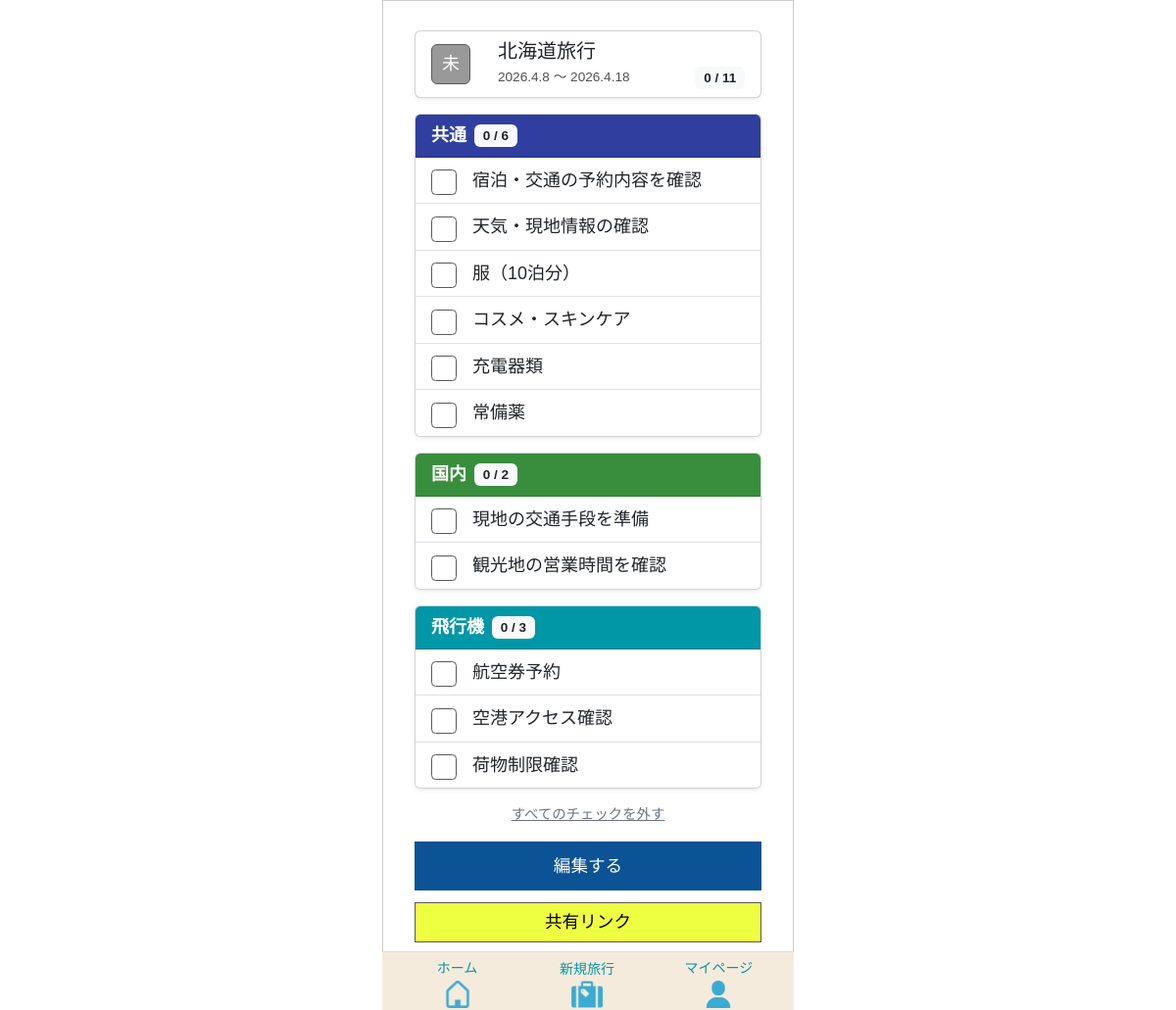
The app's page /tabipre/travel/413/ (signed in) with its own data.
### app/models/travel.py (models this page shows, shortened)
class Travel_info(models.Model):
    class LocationType(models.IntegerChoices):
        DOMESTIC = 0, _("国内")
        OVERSEAS = 1, _("海外")
    class StatusType(models.IntegerChoices):
        NOT_DONE  = 0, _("未")
        COMPLETE  = 1, _("完")
        PROCESSED = 2, _("済")
    travel_info_id = models.AutoField(
        primary_key=True,
        verbose_name=_("旅行情報ID")
    )
    user = models.ForeignKey(
        settings.AUTH_USER_MODEL,
        on_delete=models.CASCADE,
        verbose_name=_("ユーザーID")
    )
    travel_title = models.CharField(
        max_length=100,
        verbose_name=_("旅行タイトル")
    )
    start_date = models.DateField(
        verbose_name=_("開始日")
    )
    end_date = models.DateField(
        verbose_name=_("終了日")
    )
    location = models.IntegerField(
        choices=LocationType.choices,
        verbose_name=_("場所"),
    )
    memo = models.CharField(
        max_length=230,
        blank=True,
        verbose_name=_("メモ")
    )
    status = models.IntegerField(
        choices=StatusType.choices,
        default=0,
        verbose_name=_("ステータス")
    )
    transport = models.ManyToManyField(
        "Transport",
        through="Travelmode",
        verbose_name=_("交通手段")
    )
    created_at = models.DateTimeField(
        auto_now_add=True,
        verbose_name=_("作成日")
    )
    updated_at = models.DateTimeField(
       auto_now=True,
        verbose_name=_("更新日")
    )
    class Meta:
        verbose_name = _("旅行情報")
        verbose_name_plural = _("旅行情報")

### app/models/template.py (models this page shows, shortened)
class TravelCategory(models.Model):
    class TravelType(models.IntegerChoices):
        AUTO  = 0, _("初期作成")
        CUSTOM = 1, _("ユーザー追加")
    class CategoryColor(models.IntegerChoices):
        PINK       = 0, "#e91e63ff"
        LIGHT_PINK = 1, "#ffb7b2fe"
        ORANGE     = 2, "#f57c00ff"
        GREEN      = 3, "#388e3cff"
        CYAN       = 4, "#0097a7ff"
        BLUE       = 5, "#303f9ffe"
        BROWN      = 6, "#795548ff"
        PURPLE     = 7, "#7b1fa2ff"
    template = models.ForeignKey(
        Template,
        on_delete=models.CASCADE,
        verbose_name=_("テンプレートID")
    )
    category_name = models.CharField(
        max_length=50,
        verbose_name=_("分類名")
    )
    travel_type = models.IntegerField(
        choices=TravelType.choices,
        verbose_name=_("分類タイプ")
    )
    category_color = models.IntegerField(
        choices=CategoryColor.choices,
        verbose_name=_("分類カラー")
    )
    created_at = models.DateTimeField(
         auto_now_add=True,
         verbose_name=_("作成日")
         )
    updated_at = models.DateTimeField(
        auto_now=True,
        verbose_name=_("更新日")
        )
    class Meta:
      verbose_name = _("旅行の分類")
    @property
    def checked_count(self):
        return self.travelitem_set.filter(item_checked=1).count()
    @property
    def total_count(self):
        return self.travelitem_set.count()

class TravelItem(models.Model):
    class ItemChecked(models.IntegerChoices):
        NO  = 0, _("NO")
        YES = 1, _("YES")
    travel_category = models.ForeignKey(
        TravelCategory,
        on_delete=models.CASCADE,
        verbose_name=_("旅行の分類ID")
    )
    item_name = models.CharField(
        max_length=128,
        verbose_name=_("項目名")
    )
    item_checked = models.IntegerField(
        choices=ItemChecked.choices,
        verbose_name=_("チェック済み項目")
    )
    created_at = models.DateTimeField(
         auto_now_add=True,
         verbose_name=_("作成日")
         )
    updated_at = models.DateTimeField(
        auto_now=True,
        verbose_name=_("更新日")
        )
    class Meta:
      verbose_name = _("旅行の項目")

### app/views/old_travel/travel_detail.py (the view)
# urls.py: path("tabipre/travel/<int:travel_id>/", travel_detail, name="travel_detail"),
def travel_detail(request, travel_id):
    travel_info = get_object_or_404(Travel_info, pk=travel_id)
    template = Template.objects.filter(
    travel_info=travel_info
    ).first()
    if template:
        categories = TravelCategory.objects.filter(template=template)
        for cat in categories:
            cat.items = cat.travelitem_set.order_by('item_checked', 'id')
            cat.checked_count_display = cat.checked_count
            cat.total_count_display = cat.total_count
    else:
        categories = []
    items = TravelItem.objects.filter(
    travel_category__template__travel_info=travel_info
    )
    total_items = items.count()
    checked_items = items.filter(item_checked=1).count()
    today = timezone.now().date()
    if travel_info.end_date < today:
        status = "済"
    elif total_items > 0 and total_items == checked_items:
        status = "完"
    else:
        status = "未"
    travel_info.status_label = status
    context = {
        "travel_info": travel_info,
        "categories": categories,
        "template": template,
        "total_items": total_items,
        "checked_items": checked_items,
        "can_edit": True,
    }
    return render(request, "old_travel/travel_detail.html", context)

### templates/old_travel/travel_detail.html (shortened to what this page needs)
{% extends "base.html" %}
{% load static %}
{% block extra_css %}
{{ block.super }}
<link rel="stylesheet" href="{% static 'tabipre/css/old_template/template_base.css' %}">
{% endblock %}
{% block content %}
<div class="container mt-0">
  {% include "parts/travel_card.html" with card_travel_info=travel_info %}
  {% for category in categories %}
  <div class="card mb-3 shadow-sm">
    <div class="card-header text-white d-flex justify-content-between align-items-center"
         style="background-color: {{ category.get_category_color_display }};">
      <div class="d-flex align-items-center">
        <strong>{{ category.category_name }}</strong>
        <span class="badge category-badge bg-light text-dark ms-2">
          {{ category.checked_count }} / {{ category.total_count }}
        </span>
      </div>
    </div>
    <ul id="cat{{ category.id }}" class="list-group list-group-flush">
      {% include "parts/category_card_editable.html" with category=category %}
    </ul>
  </div>
  {% endfor %}
  {% if can_edit %}
  <div class="mt-3">
    <a href="{% url 'app:travel_uncheck_all' travel_info.travel_info_id %}" class="uncheck-link">
      すべてのチェックを外す
    </a>
  </div>
  {% endif %}
  {% if can_edit %}
  <div class="mt-3 edit-button">
    {% if template %}
      <a href="{% url 'app:old_template_edit' template.id %}" class="btn btn-primary">
        編集する
      </a>
    {% else %}
      <span class="text-muted align-self-center">テンプレートは作成されていません</span>
    {% endif %}
    <a href="{% url 'app:travel_link' travel_info.travel_info_id %}" class="btn btn-link">
      共有リンク
    </a>
  </div>
  {% endif %}
</div>
{% endblock %}

### templates/parts/travel_card.html (shortened to what this page needs)
<div class="card mb-3 shadow-sm">
    <div class="card-body">
        <div class="d-flex align-items-start">
            <span id="travelStatus-{{ card_travel_info.travel_info_id }}"
                  data-end-date="{{ card_travel_info.end_date|date:'Y-m-d' }}"
                  class="badge-t
                      {% if card_travel_info.status_label == '未' %}status-mi
                      {% elif card_travel_info.status_label == '完' %}status-kan
                      {% elif card_travel_info.status_label == '済' %}status-zumi
                      {% endif %}
                      status-vertical">
            </span>
            <div class="ms-2 flex-grow-1">
                <h5 class="mb-1">{{ card_travel_info.travel_title }}</h5>
                <div class="d-flex justify-content-between align-items-center">
                    <p class="travel-date mb-0">
                        {{ card_travel_info.start_date|date:"Y.n.j" }}
                        ～
                        {{ card_travel_info.end_date|date:"Y.n.j" }}
                    </p>
                    <span id="totalCheckCount" class="badge bg-light text-dark">
                    </span>
                </div>
            </div>
        </div>
    </div>
</div>

### templates/parts/category_card_editable.html
{% for item in category.items %}
    <li class="list-group-item">
        <div class="d-flex justify-content-between align-items-center">
            <div class="d-flex align-items-center">
                <input type="checkbox"
                       class="form-check-input me-3"
                       onchange="toggleItem(this, {{ item.id }})"
                       {% if item.item_checked %}checked{% endif %}>
                <span>{{ item.item_name }}</span>
            </div>
        </div>
    </li>
{% empty %}
    <li class="list-group-item text-muted">項目がありません</li>
{% endfor %}

### static/tabipre/css/base/base.css (style rules this page uses)
.btn, .btn-primary, .app-btn, .app-btn-primary, .app-btn-secondary, .app-btn-warning { border-radius: 0 !important; }
.badge-t { display: inline-block; min-width: 32px; padding: 6px 10px; margin: 5px 20px 0 0 !important; border-radius: 6px; border: 1px solid #595959; font-size: 18px; }
.status-mi { background: #999; color: #fff; }
.card .travel-date { font-size: 0.85rem; opacity: 0.8; margin: 0; }
.card-body { padding: 8px 16px !important; }
input, select, textarea, input.form-control, select.form-control, textarea.form-control { width: 100%; padding: 4px 8px; font-size: 18px; border: 1px solid #595959 !important; border-radius: 6px; box-sizing: border-box; }
html { overflow-y: scroll; }
body { font-size: 18px; }
.form-check-input { -webkit-appearance: none; appearance: none; }
.form-check-input { width: 26px; height: 26px; }

### static/tabipre/css/old_template/template_base.css (style rules this page uses)
.uncheck-link { color: #6c757d !important; font-size: 0.9rem; display: block; text-align: center; }
.edit-button { display: flex; flex-direction: column; gap: 0.75rem; width: 100%; }
.edit-button a { width: 100%; text-align: center; padding: 12px 0; font-size: 1.1rem; }
.btn-primary { background: #4a90e2; border: none; font-size: 1.2rem; padding: 10px; }
.edit-button .btn-primary { background: #0b5394; }
.edit-button .btn-link { background: #eeff41; color: #000 !important; border: 1.5px solid #595959; padding: 6px 12px; border-radius: 4px; text-decoration: none; }

### records on screen
Travel_info: travel_title "北海道旅行", start_date "2026.4.8", end_date "2026.4.18"
TravelCategory: category_name "共通", checked_count "0", total_count "6"
TravelItem: item_name "宿泊・交通の予約内容を確認"
TravelItem: item_name "天気・現地情報の確認"
TravelItem: item_name "服（10泊分）"
TravelItem: item_name "コスメ・スキンケア"
TravelItem: item_name "充電器類"
TravelItem: item_name "常備薬"
TravelCategory: category_name "国内", checked_count "0", total_count "2"
TravelItem: item_name "現地の交通手段を準備"
TravelItem: item_name "観光地の営業時間を確認"
TravelCategory: category_name "飛行機", checked_count "0", total_count "3"
TravelItem: item_name "航空券予約"
TravelItem: item_name "空港アクセス確認"
TravelItem: item_name "荷物制限確認"
